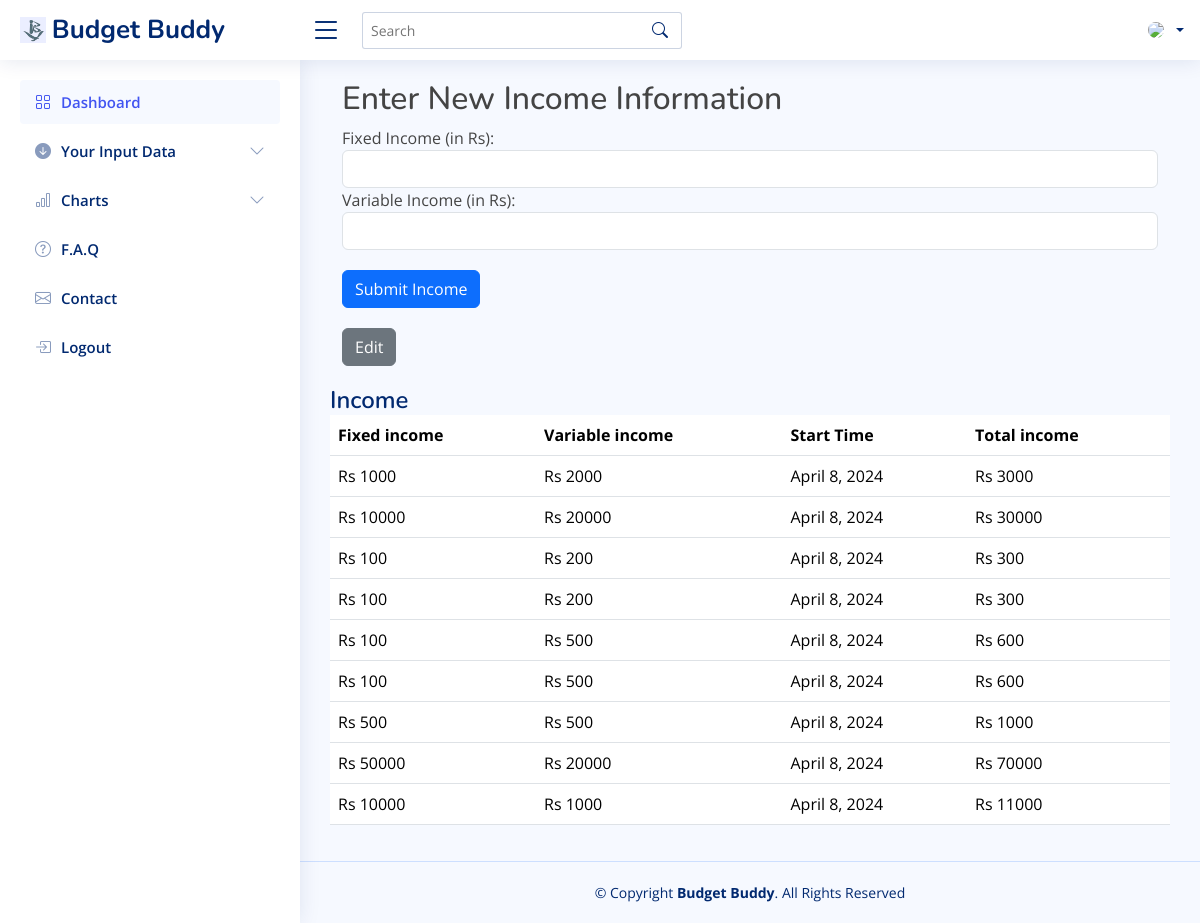
Before: /goal/salary/admin/ with the older database file.
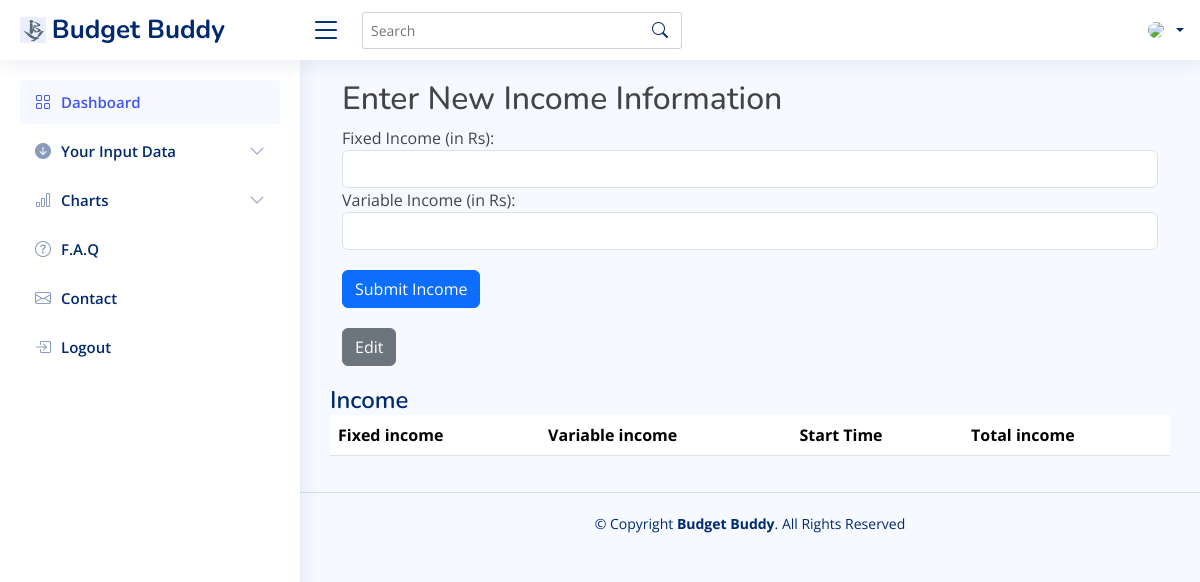
After: the same page with the newer database file.
### goal/models.py (models this page shows, shortened)
class Salary(models.Model):
    user = models.CharField(max_length=100)
    fix_salary = models.IntegerField(null=False, blank=False)
    var_salary = models.IntegerField(null=False, blank=False)
    start_time=models.DateField(null=True, blank=True)
    time=models.IntegerField(null=False, blank=False)
    totalsalary=models.IntegerField(null=False, blank=False)
    last_salary_date=models.DateField(null=True, blank=True)

### goal/views.py (the view, shortened to what this page needs)
# urls.py: path("salary/<str:username>/", views.salary, name='salary'),
def salary(request, username):
    global count
    salary = Salary.objects.filter(user=username).order_by('-start_time')
    last_salary = Salary.objects.filter(user=username).order_by('-last_salary_date').first()
    if last_salary is not None and last_salary.last_salary_date is not None and datetime.now().date() < last_salary.last_salary_date + timedelta(days=1):
        form_enabled = False
        messages.success(request, "You have entered your Income, Now you can enter it tommorrow")
    else:
        form_enabled = True
    return render(request, "salary.html", {"form_enabled": form_enabled, "salary": salary})

### templates/salary.html (shortened to what this page needs)
{% extends "base1.html" %}
{% load static %}
{% block body %}
<main id="main" class="main">
    <div class="container">
        <h2>Enter New Income Information</h2>
        <form id="salaryForm" method="post" action="/goal/salary/{{ user.username }}/">
            <div class="form-group">
                <label for="fix_salary">Fixed Income (in Rs):</label>
                <input type="number" id="fix_salary" name="fix_salary" class="form-control" required>
            </div>
            <div class="form-group">
                <label for="var_salary">Variable Income (in Rs):</label>
                <input type="number" id="var_salary" name="var_salary" class="form-control" required>
            </div>
            <button type="submit" class="btn btn-primary" style="margin-top: 20px;">Submit Income</button>
        </form>
    </div>
    <div class="container">
        <a href="/goal/edit/{{ user.username }}"><button type="button" id="editButton" class="btn btn-secondary" onclick="enableForm()" style="margin-top: 20px;">Edit</button></a>
    </div>
    <div class="pagetitle" style="margin-top: 20px;">
        <h1>Income</h1>
              <div>
              <table class="table">
                <thead>
                    <tr>
                        <th>Fixed income</th>
                        <th>Variable income</th>
                        <th>Start Time</th>
                        <th>Total income</th>
                    </tr>
                </thead>
                <tbody>
                    {% for sal in salary %}
                    <tr>
                      <td>Rs {{ sal.fix_salary }}</td>
                      <td>Rs {{ sal.var_salary }}</td>
                      <td>{{ sal.start_time }}</td>
                      <td>Rs {{ sal.totalsalary }}</td>
                  </tr>
                    {% endfor %}
                </tbody>
            </table>
          </div>
      </div>
</main>
{% endblock body %}

### templates/base1.html (shortened to what this page needs)
{% load static %}
<!DOCTYPE html>
<html lang="en">
<head>
  <link href="{% static "vendor/bootstrap/css/bootstrap.min.css" %}" rel="stylesheet">
  <link href="{% static "vendor/bootstrap-icons/bootstrap-icons.css" %}" rel="stylesheet">
  <link href="{% static "vendor/boxicons/css/boxicons.min.css" %}" rel="stylesheet">
  <link href="{% static "vendor/quill/quill.snow.css" %}" rel="stylesheet">
  <link href="{% static "vendor/quill/quill.bubble.css" %}" rel="stylesheet">
  <link href="{% static "vendor/remixicon/remixicon.css" %}" rel="stylesheet">
  <link href="{% static "vendor/simple-datatables/style.css" %}" rel="stylesheet">
  <link href="{% static "css/dashmain.css" %}" rel="stylesheet">
</head>
<body>
  <header id="header" class="header fixed-top d-flex align-items-center">
    <div class="d-flex align-items-center justify-content-between">
      <a href="/" class="logo d-flex align-items-center">
        <img src="{% static "img/logo2.jpeg" %}" alt="">
        <span class="d-none d-lg-block">Budget Buddy</span>
      </a>
      <i class="bi bi-list toggle-sidebar-btn"></i>
    </div>
    <div class="search-bar">
      <form class="search-form d-flex align-items-center" method="POST" action="#">
        <input type="text" name="query" placeholder="Search" title="Enter search keyword">
        <button type="submit" title="Search"><i class="bi bi-search"></i></button>
      </form>
    </div>
    <nav class="header-nav ms-auto">
      <ul class="d-flex align-items-center">
        <li class="nav-item dropdown pe-3">
          <a class="nav-link nav-profile d-flex align-items-center pe-0" href="#" data-bs-toggle="dropdown">
            <img src={{ user.editprofile.profileimage.url }} alt="Profile" class="rounded-circle">
            <span class="d-none d-md-block dropdown-toggle ps-2">
          </span>
          </a>
        </li>
      </ul>
    </nav>
  </header>
  <aside id="sidebar" class="sidebar">
    <ul class="sidebar-nav" id="sidebar-nav">
      <li class="nav-item">
        <a class="nav-link " href="/goal/dashboard">
          <i class="bi bi-grid"></i>
          <span>Dashboard</span>
        </a>
      </li>
      <li class="nav-item">
        <a class="nav-link collapsed" data-bs-target="#icons-nav" data-bs-toggle="collapse" href="#">
          <i class="bi bi-arrow-down-circle-fill"></i><span>Your Input Data</span><i class="bi bi-chevron-down ms-auto"></i>
        </a>
      </li>
      <li class="nav-item">
        <a class="nav-link collapsed" data-bs-target="#charts-nav" data-bs-toggle="collapse" href="#">
          <i class="bi bi-bar-chart"></i><span>Charts</span><i class="bi bi-chevron-down ms-auto"></i>
        </a>
      </li>
      <li class="nav-item">
        <a class="nav-link collapsed" href="/faqs">
          <i class="bi bi-question-circle"></i>
          <span>F.A.Q</span>
        </a>
      </li>
      <li class="nav-item">
        <a class="nav-link collapsed" href="{% url 'contact' %}">
          <i class="bi bi-envelope"></i>
          <span>Contact</span>
        </a>
      </li>
      <li class="nav-item">
        <a class="nav-link collapsed" href="{% url 'logout' %}">
          <i class="bi bi-box-arrow-in-right"></i>
          <span>Logout</span>
        </a>
      </li>
    </ul>
  </aside>
  {% block body %}
  {% endblock body %}
  <footer id="footer" class="footer">
    <div class="copyright">
      &copy; Copyright <strong><span>Budget Buddy</span></strong>. All Rights Reserved
    </div>
  </footer>
</body>
</html>

### static/css/dashmain.css (style rules this page uses)
:root { scroll-behavior: smooth; }
body { font-family: "Open Sans", sans-serif; background: #f6f9ff; color: #444444; }
a { color: #4154f1; text-decoration: none; }
h1, h2, h3, h4, h5, h6 { font-family: "Nunito", sans-serif; }
#main { margin-top: 60px; padding: 20px 30px; transition: all 0.3s; }
.pagetitle { margin-bottom: 10px; }
.pagetitle h1 { font-size: 24px; margin-bottom: 0; font-weight: 600; color: #012970; }
.logo { line-height: 1; }
@media (min-width: 1200px) { .logo { width: 280px; } }
.logo img { max-height: 26px; margin-right: 6px; }
.logo span { font-size: 26px; font-weight: 700; color: #012970; font-family: "Nunito", sans-serif; }
.header { transition: all 0.5s; z-index: 997; height: 60px; box-shadow: 0px 2px 20px rgba(1, 41, 112, 0.1); background-color: #fff; padding-left: 20px; }
.header .toggle-sidebar-btn { font-size: 32px; padding-left: 10px; cursor: pointer; color: #012970; }
.header .search-bar { min-width: 360px; padding: 0 20px; }
.header .search-form { width: 100%; }
.header .search-form input { border: 0; font-size: 14px; color: #012970; border: 1px solid rgba(1, 41, 112, 0.2); padding: 7px 38px 7px 8px; border-radius: 3px; transition: 0.3s; width: 100%; }
.header .search-form button { border: 0; padding: 0; margin-left: -30px; background: none; }
.header .search-form button i { color: #012970; }
.header-nav ul { list-style: none; }
.header-nav>ul { margin: 0; padding: 0; }
.header-nav .nav-profile { color: #012970; }
.header-nav .nav-profile img { max-height: 36px; }
.header-nav .nav-profile span { font-size: 14px; font-weight: 600; }
.sidebar { position: fixed; top: 60px; left: 0; bottom: 0; width: 300px; z-index: 996; transition: all 0.3s; padding: 20px; overflow-y: auto; scrollbar-width: thin; scrollbar-color: #aab7cf transparent; box-shadow: 0px 0px 20px rgba(1, 41, 112, 0.1); background-color: #fff; }
@media (min-width: 1200px) { #main, #footer { margin-left: 300px; } }
.sidebar-nav { padding: 0; margin: 0; list-style: none; }
.sidebar-nav li { padding: 0; margin: 0; list-style: none; }
.sidebar-nav .nav-item { margin-bottom: 5px; }
.sidebar-nav .nav-link { display: flex; align-items: center; font-size: 15px; font-weight: 600; color: #4154f1; transition: 0.3; background: #f6f9ff; padding: 10px 15px; border-radius: 4px; }
.sidebar-nav .nav-link i { font-size: 16px; margin-right: 10px; color: #4154f1; }
.sidebar-nav .nav-link.collapsed { color: #012970; background: #fff; }
.sidebar-nav .nav-link.collapsed i { color: #899bbd; }
.sidebar-nav .nav-link .bi-chevron-down { margin-right: 0; transition: transform 0.2s ease-in-out; }
.footer { padding: 20px 0; font-size: 14px; transition: all 0.3s; border-top: 1px solid #cddfff; }
.footer .copyright { text-align: center; color: #012970; }

Changed rows visible on the page:
removed Salary: fix_salary "1000", var_salary "2000", start_time "April 8, 2024", totalsalary "3000"
removed Salary: fix_salary "10000", var_salary "20000", start_time "April 8, 2024", totalsalary "30000"
removed Salary: fix_salary "100", var_salary "200", start_time "April 8, 2024", totalsalary "300"
removed Salary: fix_salary "100", var_salary "200", start_time "April 8, 2024", totalsalary "300"
removed Salary: fix_salary "100", var_salary "500", start_time "April 8, 2024", totalsalary "600"
removed Salary: fix_salary "100", var_salary "500", start_time "April 8, 2024", totalsalary "600"
removed Salary: fix_salary "500", var_salary "500", start_time "April 8, 2024", totalsalary "1000"
removed Salary: fix_salary "50000", var_salary "20000", start_time "April 8, 2024", totalsalary "70000"
removed Salary: fix_salary "10000", var_salary "1000", start_time "April 8, 2024", totalsalary "11000"
